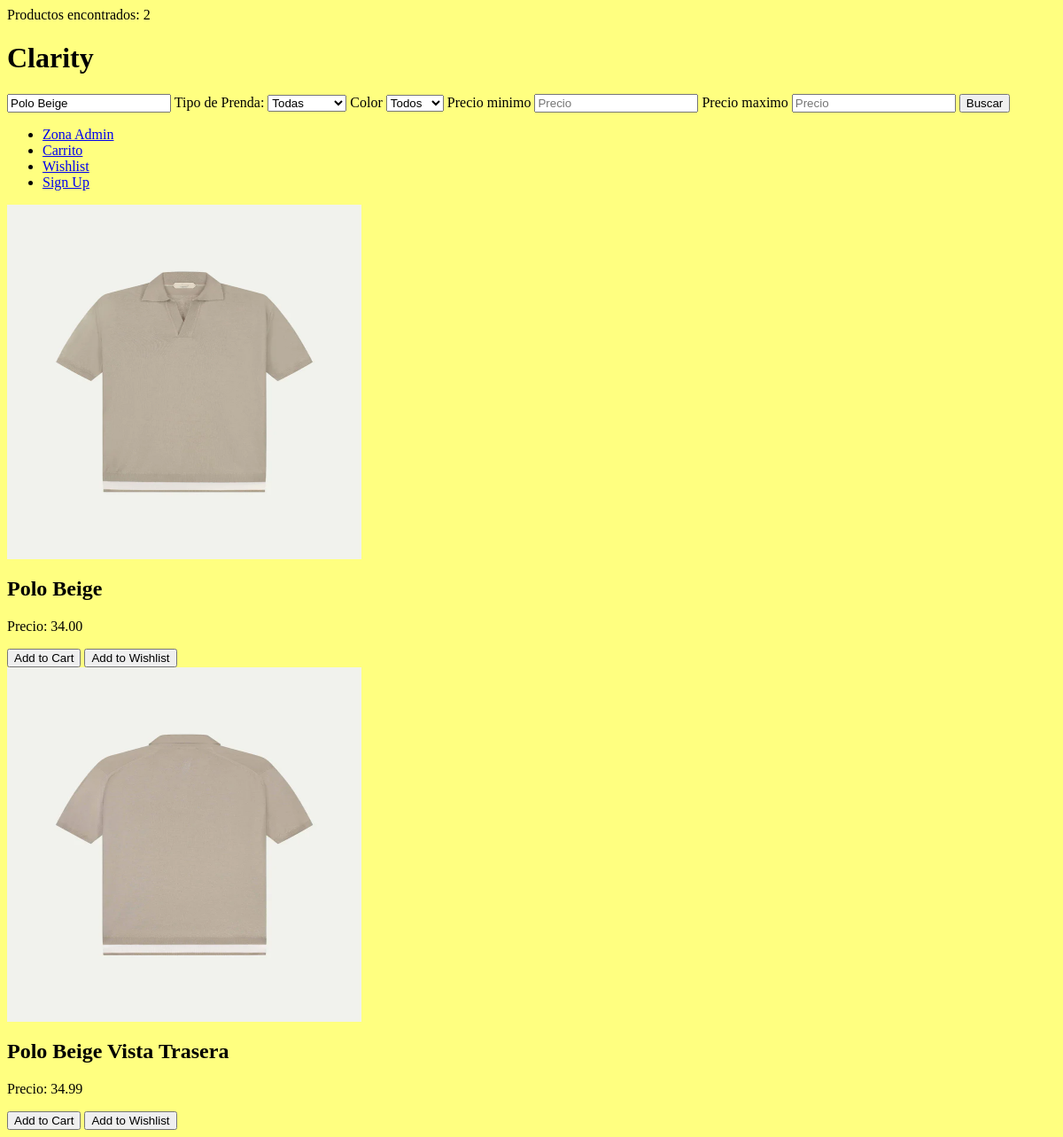
/index.php?busqueda=Polo Beige, run on the app's committed database.
### tables this page shows
CREATE TABLE IF NOT EXISTS PRODUCTO(

    id_producto INTEGER AUTO_INCREMENT PRIMARY KEY,
    id_categoria INTEGER,
    precio DECIMAL(10,2) NOT NULL,
    color VARCHAR(15) NOT NULL,
    imagen VARCHAR(255),
    descripcion VARCHAR(255) NOT NULL,
    nombre_producto VARCHAR(100) NOT NULL,
    cantidad_stock INT NOT NULL,
    FOREIGN KEY (id_categoria) REFERENCES CATEGORIA (id_categoria)

);

### includes/funciones.php (called while the page is built, shortened)
<?php
function searchProduct($terminoBusqueda = null, $tipoPrenda = null, $color = null, $precio_min = null, $precio_max = null)
{
    $conexion = connectDB();
    $query = "SELECT * FROM PRODUCTO WHERE 1=1 ";
    $params = [];
    $types = "";
    if (!empty($terminoBusqueda)) {
        $query .= " AND nombre_producto LIKE ? ";
        $params[] = "%" . $terminoBusqueda . "%";
        $types .= "s";
    }
    $stmt = $conexion->prepare($query);
    if (!empty($params)) {
        $stmt->bind_param($types, ...$params);
    }
    if ($stmt->execute()) {
        return $stmt->get_result();
    } else {
        die("Error al ejecutar la consulta: " . $stmt->error);
    }
}

### public/index.php (the view, shortened to what this page needs)
<?php
include '../includes/funciones.php';
$productos = null;
$categorias = getCategorias();
if (isset($_GET["busqueda"]) || isset($_GET["tipo_prenda"])  || isset($_GET["color"]) || isset($_GET["precio_min"]) || isset($_GET["precio_max"])) {
    $terminoBusqueda = !empty($_GET["busqueda"]) ? $_GET["busqueda"] : null;
    $tipo_prenda = !empty($_GET["tipo_prenda"]) ? $_GET["tipo_prenda"] : null;
    $color = !empty($_GET["color"]) ? $_GET["color"] : null;
    $precio_min = !empty($_GET["precio_min"]) ? $_GET["precio_min"] : null;
    $precio_max = !empty($_GET["precio_max"]) ? $_GET["precio_max"] : null;
    $productos = searchProduct($terminoBusqueda, $tipo_prenda, $color, $precio_min, $precio_max);
    if ($productos) {
        echo "Productos encontrados: " . $productos->num_rows;
    } else {
        echo "Error al realizar la búsqueda o no se encontraron productos.";
    }
}
?>
<!DOCTYPE html>
<html lang="en">
<head>
    <link rel="stylesheet" href="../assets/css/indexStyle.css">
</head>
<body>
<header>
    <h1>Clarity</h1>
</header>
<form action="<?= htmlspecialchars($_SERVER['PHP_SELF']); ?>" method="get">
    <input type="text" placeholder="Buscar..." name="busqueda" value="<?= isset($_GET['busqueda']) ? htmlspecialchars($_GET['busqueda']) : '' ?>">
    <label for="tipo_prenda">Tipo de Prenda: </label>
    <select name="tipo_prenda" id="tipo_prenda">
       <option value="">Todas</option>
    </select>
    <label for="color">Color</label>
    <select name="color" id="color">
        <option value="">Todos</option>
    </select>
    <label for="precio">Precio minimo</label>
    <input type="number" step="0.1" name="precio_min" id="precio_min" placeholder="Precio" value="<?= isset($_POST['precio_min']) ? htmlspecialchars($_POST['precio_min']) : '' ?>">
    <label for="precio">Precio maximo</label>
    <input type="number" step="0.1" name="precio_max" id="precio_max" placeholder="Precio" value="<?= isset($_POST['precio_max']) ? htmlspecialchars($_POST['precio_max']) : '' ?>">
    <button type="submit">Buscar</button>
</form>
<nav>
    <ul>
        <li><a href="../admin/index.php">Zona Admin</a></li>
        <li><a href="../public/carrito.php">Carrito</a></li>
        <li><a href="../public/wishlist.php">Wishlist</a></li>
        <li><a href="../public/registro.php">Sign Up</a></li>
    </ul>
</nav>
<main>
    <section>
        <?php if ($productos && $productos->num_rows > 0): ?>
            <?php while ($producto = $productos->fetch_assoc()): ?>
                <div class='producto'>
                    <img src='../assets/images/<?= htmlspecialchars($producto["imagen"]) ?>' alt='<?= htmlspecialchars($producto["nombre_producto"]) ?>'>
                    <h2><?= htmlspecialchars($producto["nombre_producto"]) ?></h2>
                    <p>Precio: <?= htmlspecialchars($producto["precio"]) ?></p>
                    <button>Add to Cart</button>
                    <button>Add to Wishlist</button>
                </div>
            <?php endwhile; ?>
        <?php elseif (isset($_GET["busqueda"])): ?>
            <p>No se encontraron productos con el término de búsqueda</p>
        <?php else: ?>
            <p>Bienvenido a Clarity</p>
            <h2>Productos destacados</h2>
            <?php echo implode("_", $categorias) ?>
        <?php endif; ?>
    </section>
</main>
</body>
</html>

### assets/css/indexStyle.css (style rules this page uses)
body { background-color: var(--primaryColor); }
h1 { font-family: var(--titlesLetters); }
img { width: 400px; height: 400px; }

### data on the page
producto: imagen (picture), nombre_producto "Polo Beige", precio "34.00"
producto: imagen (picture), nombre_producto "Polo Beige Vista Trasera", precio "34.99"

### other printed values
$productos->num_rows "2"
